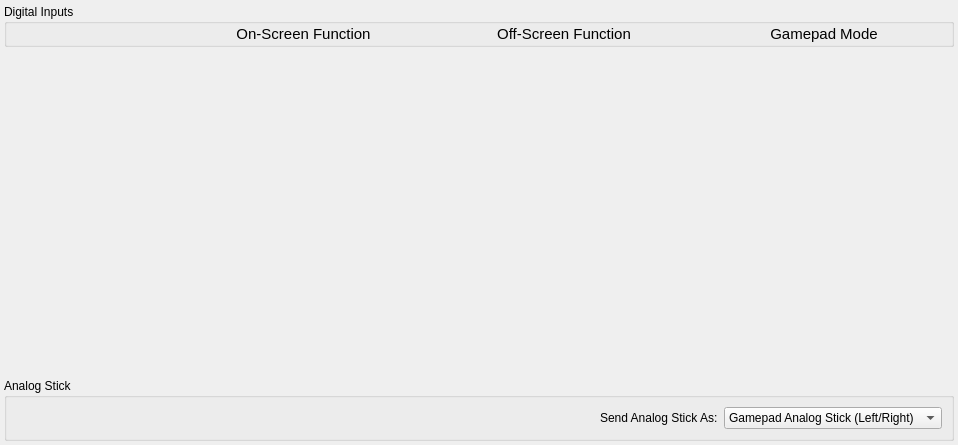
          <widget class="QWidget" name="buttonFuncScrollContents">
           <property name="geometry">
            <rect>
             <x>0</x>
             <y>0</y>
             <width>958</width>
             <height>445</height>
            </rect>
           </property>
           <layout class="QVBoxLayout" name="verticalLayout_19" stretch="0,1,0">
            <property name="leftMargin">
             <number>4</number>
            </property>
            <property name="topMargin">
             <number>4</number>
            </property>
            <property name="rightMargin">
             <number>4</number>
            </property>
            <property name="bottomMargin">
             <number>4</number>
            </property>
            <item>
             <widget class="QGroupBox" name="buttonFuncBox">
              <property name="title">
               <string>Digital Inputs</string>
              </property>
              <layout class="QVBoxLayout" name="verticalLayout_20">
               <property name="leftMargin">
                <number>0</number>
               </property>
               <property name="topMargin">
                <number>0</number>
               </property>
               <property name="rightMargin">
                <number>0</number>
               </property>
               <property name="bottomMargin">
                <number>0</number>
               </property>
               <item>
                <layout class="QHBoxLayout" name="horizontalLayout_9" stretch="2,3,3,3">
                 <item>
                  <spacer name="horizontalSpacer_7">
                   <property name="orientation">
                    <enum>Qt::Horizontal</enum>
                   </property>
                   <property name="sizeHint" stdset="0">
                    <size>
                     <width>40</width>
                     <height>20</height>
                    </size>
                   </property>
                  </spacer>
                 </item>
                 <item>
                  <widget class="QLabel" name="label_17">
                   <property name="font">
                    <font>
                     <pointsize>11</pointsize>
                    </font>
                   </property>
                   <property name="text">
                    <string>On-Screen Function</string>
                   </property>
                   <property name="alignment">
                    <set>Qt::AlignCenter</set>
                   </property>
                  </widget>
                 </item>
                 <item>
                  <widget class="QLabel" name="label_19">
                   <property name="font">
                    <font>
                     <pointsize>11</pointsize>
                    </font>
                   </property>
                   <property name="text">
                    <string>Off-Screen Function</string>
                   </property>
                   <property name="alignment">
                    <set>Qt::AlignCenter</set>
                   </property>
                  </widget>
                 </item>
                 <item>
                  <widget class="QLabel" name="label_18">
                   <property name="font">
                    <font>
                     <pointsize>11</pointsize>
                    </font>
                   </property>
                   <property name="text">
                    <string>Gamepad Mode</string>
                   </property>
                   <property name="alignment">
                    <set>Qt::AlignCenter</set>
                   </property>
                  </widget>
                 </item>
                </layout>
               </item>
               <item>
                <layout class="QVBoxLayout" name="btnFuncLayout">
                 <property name="spacing">
                  <number>0</number>
                 </property>
                </layout>
               </item>
              </layout>
             </widget>
            </item>
            <item>
             <spacer name="verticalSpacer_4">
              <property name="orientation">
               <enum>Qt::Vertical</enum>
              </property>
              <property name="sizeHint" stdset="0">
               <size>
                <width>20</width>
                <height>0</height>
               </size>
              </property>
             </spacer>
            </item>
            <item>
             <widget class="QGroupBox" name="aStickFuncBox">
              <property name="title">
               <string>Analog Stick</string>
              </property>
              <layout class="QHBoxLayout" name="horizontalLayout_6">
               <item>
                <spacer name="horizontalSpacer_6">
                 <property name="orientation">
                  <enum>Qt::Horizontal</enum>
                 </property>
                 <property name="sizeHint" stdset="0">
                  <size>
                   <width>40</width>
                   <height>20</height>
                  </size>
                 </property>
                </spacer>
               </item>
               <item>
                <widget class="QLabel" name="label_10">
                 <property name="text">
                  <string>Send Analog Stick As:</string>
                 </property>
                </widget>
               </item>
               <item>
                <widget class="QComboBox" name="aStickModeBox">
                 <property name="whatsThis">
                  <string>&lt;html&gt;&lt;head/&gt;&lt;body&gt;&lt;p&gt;If an analog stick is enabled in the current &lt;span style=&quot; font-style:italic;&quot;&gt;Board Layout,&lt;/span&gt; this determines which type of Button Output it uses.&lt;/p&gt;&lt;p&gt;&lt;span style=&quot; font-weight:700;&quot;&gt;Gamepad Analog Stick&lt;/span&gt; will use either the Left or Right analog stick of the Gamepad device, depending on the circumstances and/or whether &lt;span style=&quot; font-style:italic;&quot;&gt;Gamepad Output Mode&lt;/span&gt; is set via Serial. The other two settings will translate the stick's analog movements into either digital &lt;span style=&quot; font-weight:700;&quot;&gt;Gamepad D-Pad&lt;/span&gt; or &lt;span style=&quot; font-weight:700;&quot;&gt;Keyboard Arrow Key&lt;/span&gt; presses.&lt;/p&gt;&lt;p&gt;&lt;span style=&quot; font-weight:700; font-style:italic;&quot;&gt;Default:&lt;/span&gt;&lt;span style=&quot; font-style:italic;&quot;&gt; Gamepad Analog Stick&lt;/span&gt;&lt;/p&gt;&lt;/body&gt;&lt;/html&gt;</string>
                 </property>
                 <property name="accessibleName">
                  <string>Analog Stick Output Mode</string>
                 </property>
                 <property name="trackable" stdset="0">
                  <number>3</number>
                 </property>
                 <item>
                  <property name="text">
                   <string>Gamepad Analog Stick (Left/Right)</string>
                  </property>
                 </item>
                 <item>
                  <property name="text">
                   <string>Gamepad D-Pad</string>
                  </property>
                 </item>
                 <item>
                  <property name="text">
                   <string>Keyboard Arrows</string>
                  </property>
                 </item>
                </widget>
               </item>
              </layout>
             </widget>
            </item>
           </layout>
          </widget>
